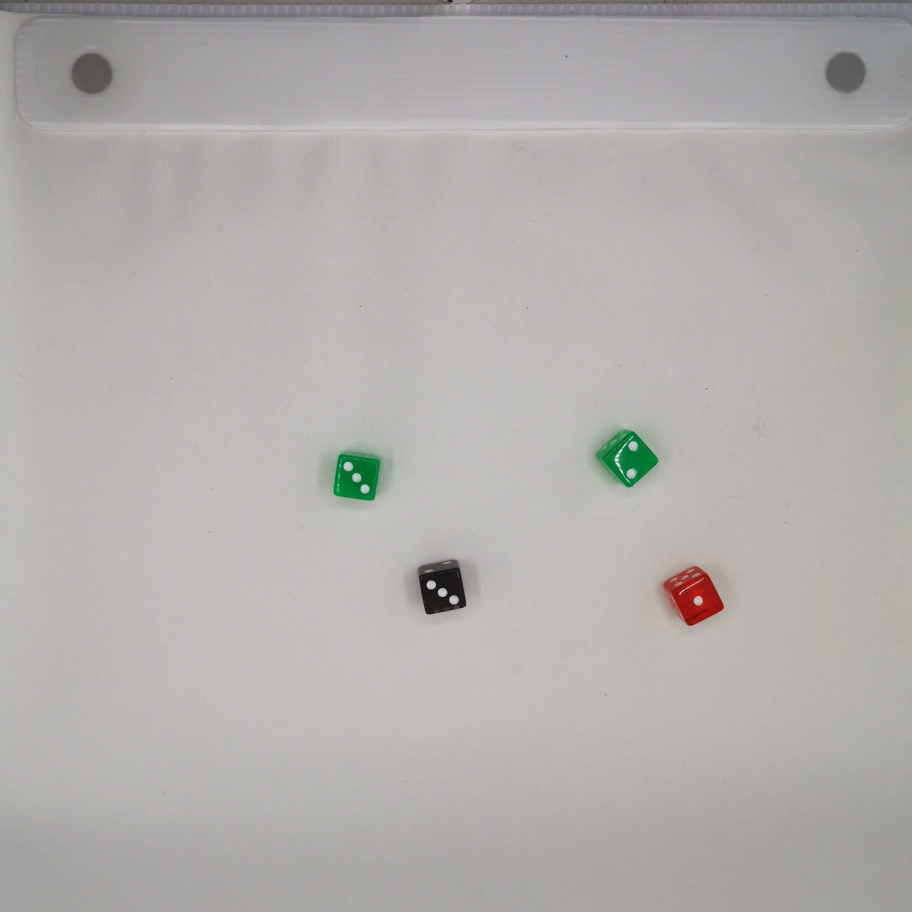
#> input picture ExU2/img/IMG_20191209_100625.jpg, 2736 x 2736 px (shown at 1/3 size)
$ jupyter execute etiquetado.ipynb   (shell and % lines are left out)   (older library calls are emulated)
#> lines starting #> are read from the running program, lines starting #| are printed output that depends on the picture; after the words box and inside, x2 and y2 are one past the last pixel; in counts of white or black regions, pixels touching at a corner belong together
# Etiquetado de Componentes Conexos

[cell 1]
import cv2
import numpy as np

[cell 2]
# Leer imagen en gris
imagen = cv2.imread("img/IMG_20191209_100625.jpg", cv2.IMREAD_GRAYSCALE)
imagen_color = cv2.cvtColor(imagen, cv2.COLOR_GRAY2BGR)

# =========================
# 1. BINARIZACIÓN
# =========================

_, imagen_bin = cv2.threshold(imagen, 0, 255, cv2.THRESH_BINARY_INV + cv2.THRESH_OTSU)
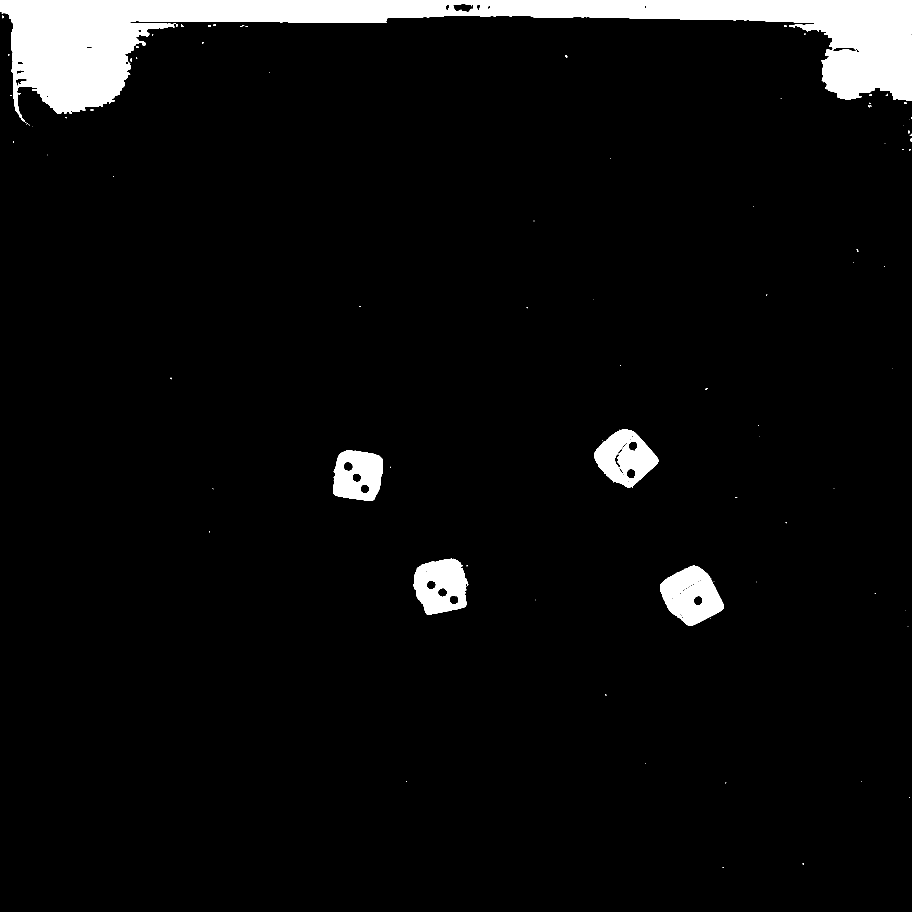
#> imagen_bin: shape (2736, 2736) (shown at 1/3 size); 5.2% white; 106 white regions (84 under 20 px), largest, box (x1, y1, x2, y2) and area: (0, 0, 2736, 365) 307436, (1980, 1697, 2172, 1878) 21595, (1241, 1676, 1405, 1844) 19488

# =========================
# 2. LIMPIEZA
# =========================
kernel = np.ones((3,3), np.uint8)
imagen_bin = cv2.morphologyEx(imagen_bin, cv2.MORPH_CLOSE, kernel)
#> imagen_bin: shape (2736, 2736); 5.2% white; 87 white regions (65 under 20 px), largest, box (x1, y1, x2, y2) and area: (0, 0, 2736, 365) 308226, (1980, 1697, 2172, 1878) 22048, (1783, 1288, 1975, 1463) 19636
imagen_bin = cv2.morphologyEx(imagen_bin, cv2.MORPH_OPEN, kernel)
#> imagen_bin: shape (2736, 2736); 5.2% white; 31 white regions (11 under 20 px), largest, box (x1, y1, x2, y2) and area: (0, 0, 2736, 365) 308100, (1980, 1697, 2172, 1878) 22047, (1783, 1288, 1975, 1463) 19619


cv2.imshow("Bin", imagen_bin)
cv2.waitKey(0)

[cell 3]
# Etiquetar componentes (dados)
num_labels, labels, stats, centroids = cv2.connectedComponentsWithStats(imagen_bin, 8, cv2.CV_32S)
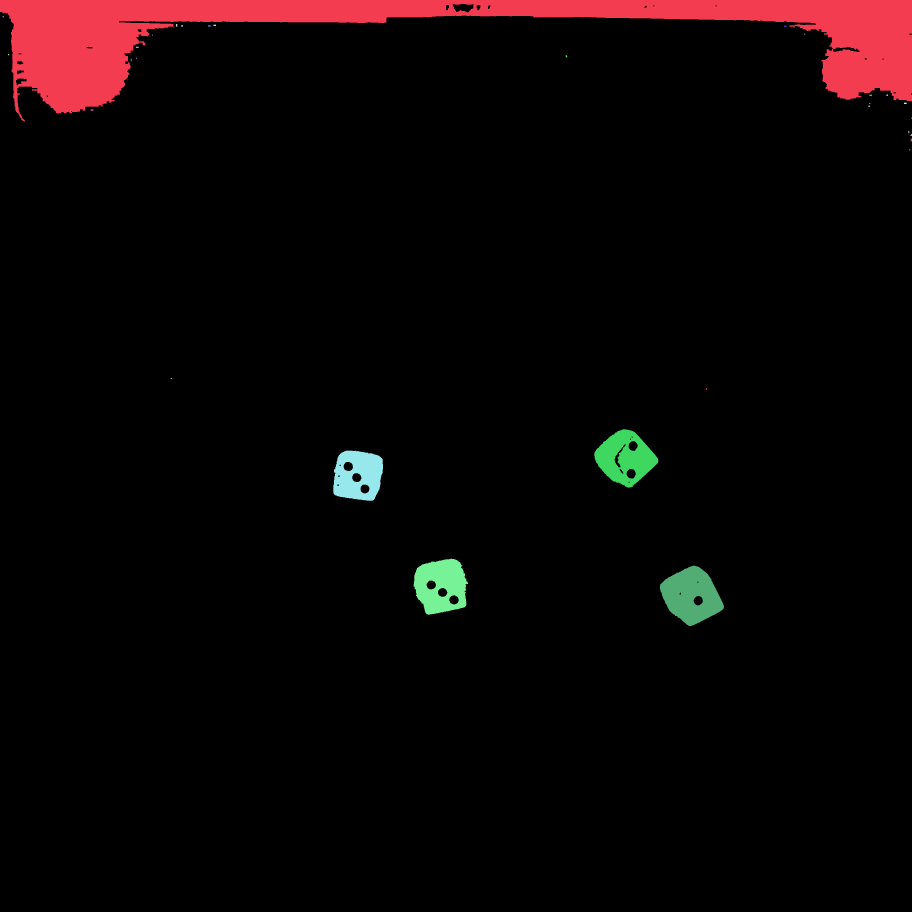
#> labels: shape (2736, 2736) int32 (shown at 1/3 size); 32 distinct labels, from 0 to 31; one colour per label, 0 black
#> num_labels = 32; stats = 32 rows, first 6: [0, 12, 2736, 2724, 7098716], [0, 0, 2736, 365, 308100], [8, 48, 3, 4, 12], [528, 72, 4, 8, 32], [544, 75, 5, 5, 22], [640, 74, 8, 4, 32]; centroids = 32 pairs, first value 9 to 2734.5, second value 49.5 to 1786.5

[cell 4]
contador_dados = 0

for i in range(1, num_labels):
    x = stats[i, cv2.CC_STAT_LEFT]
    y = stats[i, cv2.CC_STAT_TOP]
    w = stats[i, cv2.CC_STAT_WIDTH]
    h = stats[i, cv2.CC_STAT_HEIGHT]
    area = stats[i, cv2.CC_STAT_AREA]

    # Filtrar dados (grandes)
    if 3000 < area < 30000:
        contador_dados += 1

        roi = imagen[y:y+h, x:x+w]

        # =========================
        # 4. DETECTAR PUNTOS
        # =========================

        # binarizar ROI
        _, roi_bin = cv2.threshold(roi, 120, 255, cv2.THRESH_BINARY_INV)
        # [5 lines of commented-out code are left out]
        n_labels, _, stats_p, _ = cv2.connectedComponentsWithStats(roi_bin, 8)

        puntos = 0

        for j in range(1, n_labels):
            area_p = stats_p[j, cv2.CC_STAT_AREA]

            # filtrar puntos (pequeños)
            if 1 < area_p < 100:
                puntos += 1

        # Dibujar
        cv2.rectangle(imagen_color, (x,y), (x+w,y+h), (0,255,0), 2)
        cv2.putText(imagen_color, str(puntos), (x, y-10),
                    cv2.FONT_HERSHEY_SIMPLEX, 0.8, (0,255,0), 2)
#> this loop made 31 passes
#> (x, y, w, h, area, n_labels, stats_p) on pass 30: (1241, 1676, 163, 168, 19563, 2, [[0, 0, 163, 168, 10718], [13, 3, 145, 164, 16666]])
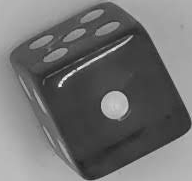
#> roi: shape (181, 192); min 23, max 249, mean 112.6
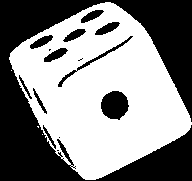
#> roi_bin: shape (181, 192); 53.7% white; 15 black regions (4 under 20 px), largest, box (x1, y1, x2, y2) and area: (0, 0, 192, 181) 14212, (101, 91, 129, 120) 612, (58, 36, 133, 87) 257
#> after the loop, contador_dados = 4


print("Número de dados:", contador_dados)
#| Número de dados: 4

# =========================
# MOSTRAR
# =========================
bin_color = cv2.cvtColor(imagen_bin, cv2.COLOR_GRAY2BGR)
resultado = np.hstack((imagen_color, bin_color))
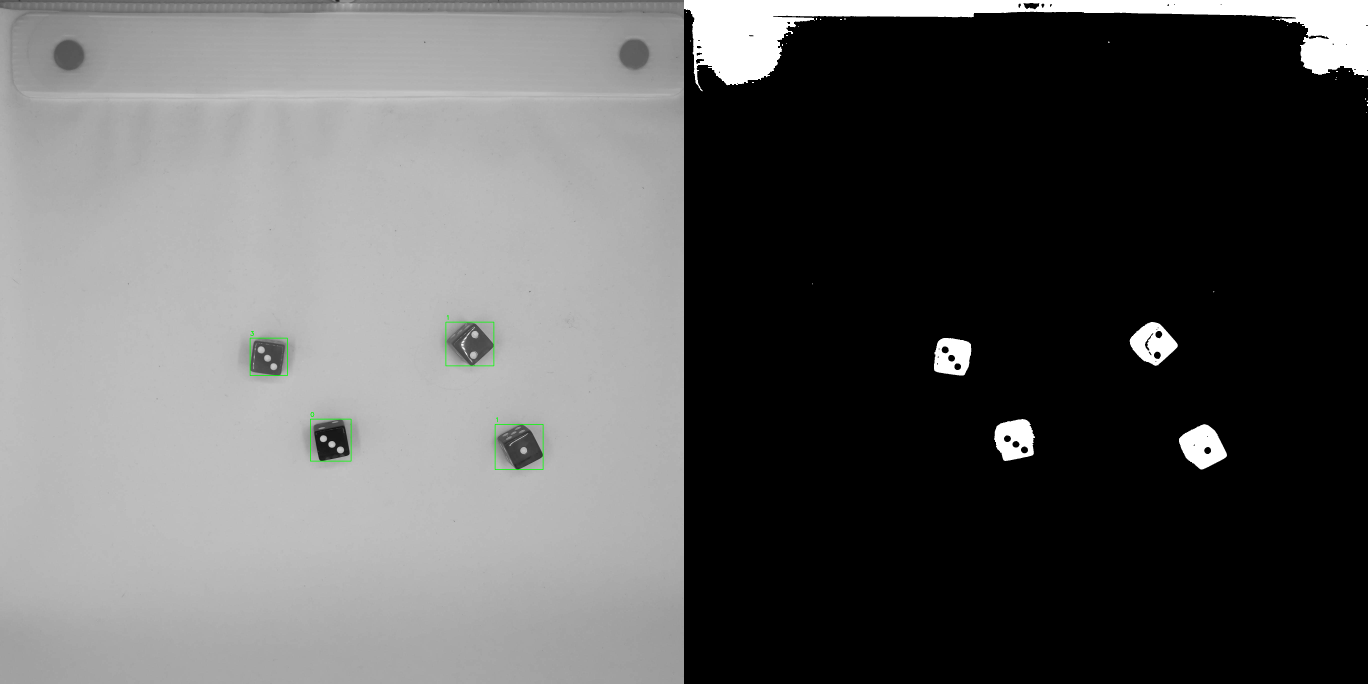
#> resultado: shape (2736, 5472, 3) (shown at 1/4 size); mean B, G, R 94.4, 94.6, 94.4

cv2.namedWindow("Resultado", cv2.WINDOW_NORMAL)
cv2.imshow("Resultado", imagen_color)
cv2.waitKey(0)
cv2.destroyAllWindows()

$ run again, with ExU2/img/IMG_20191209_100614.jpg copied over ExU2/img/IMG_20191209_100625.jpg
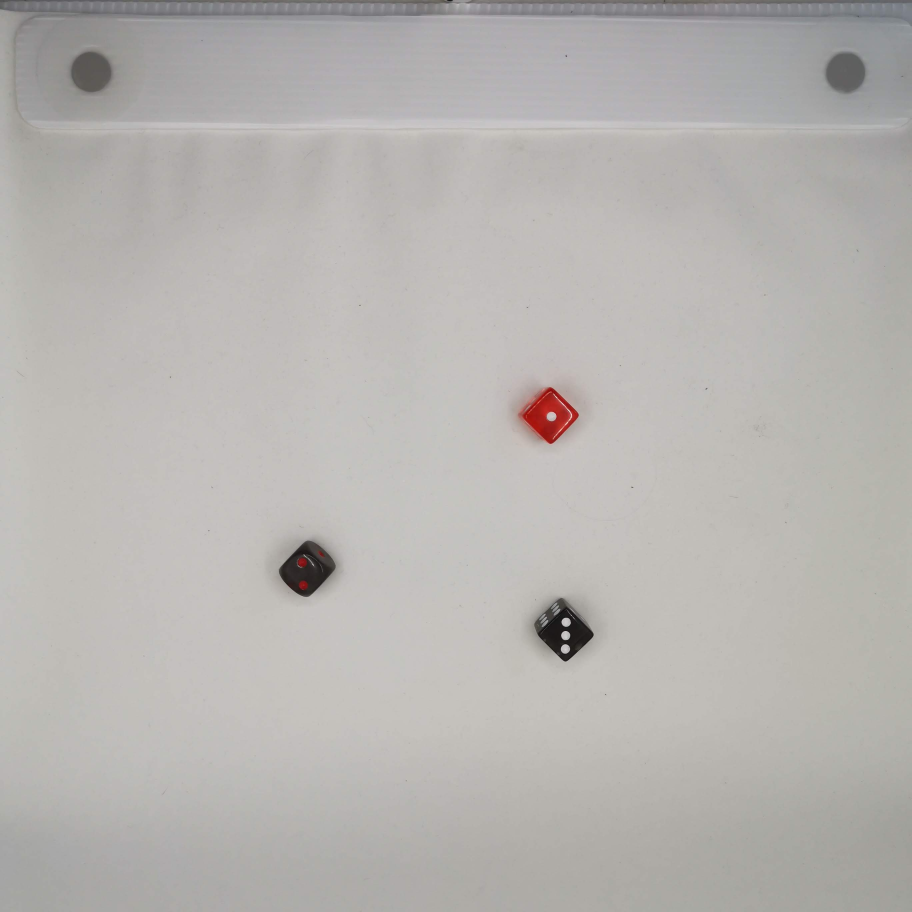
#> input picture ExU2/img/IMG_20191209_100614.jpg, 2736 x 2736 px (shown at 1/3 size)
#> labels: shape (2736, 2736) int32; 21 distinct labels, from 0 to 20
#> num_labels = 21; stats = 21 rows, first 6: [0, 9, 2736, 2727, 7128810], [0, 0, 2736, 360, 296163], [16, 40, 4, 8, 32], [5, 45, 3, 3, 9], [724, 69, 4, 3, 12], [2448, 100, 8, 4, 32]; centroids = 21 rows, first 8: [1370, 1418.1], [1297, 98.62], [17.5, 43.5], [6, 46], [725.5, 70], [2451.5, 101.5], [417.5, 123.5], [606, 121.5]
#> the loop `for i in range(1, num_labels):` made 20 passes
#> (x, y, w, h, area, n_labels) on passes 16, 19, 20: (1552, 1161, 184, 171, 18877, 13), (836, 1618, 178, 173, 20270, 3), (1594, 1792, 187, 193, 20970, 4)
#> after the loop `for i in range(1, num_labels):`:
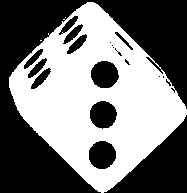
#> roi_bin: shape (193, 187); 47.4% white; 3 white regions (2 under 20 px), largest, box (x1, y1, x2, y2) and area: (9, 2, 187, 193) 17090
#> after the loop `for i in range(1, num_labels):`: contador_dados = 3
#| Número de dados: 3
#> bin_color: shape (2736, 2736, 3); 4.8% white; 20 white regions (8 under 20 px), largest, box (x1, y1, x2, y2) and area: (0, 0, 2736, 360) 296163, (1594, 1792, 1781, 1985) 20970, (836, 1618, 1014, 1791) 20270
#> `resultado = np.hstack((imagen_color, bin_color))`:
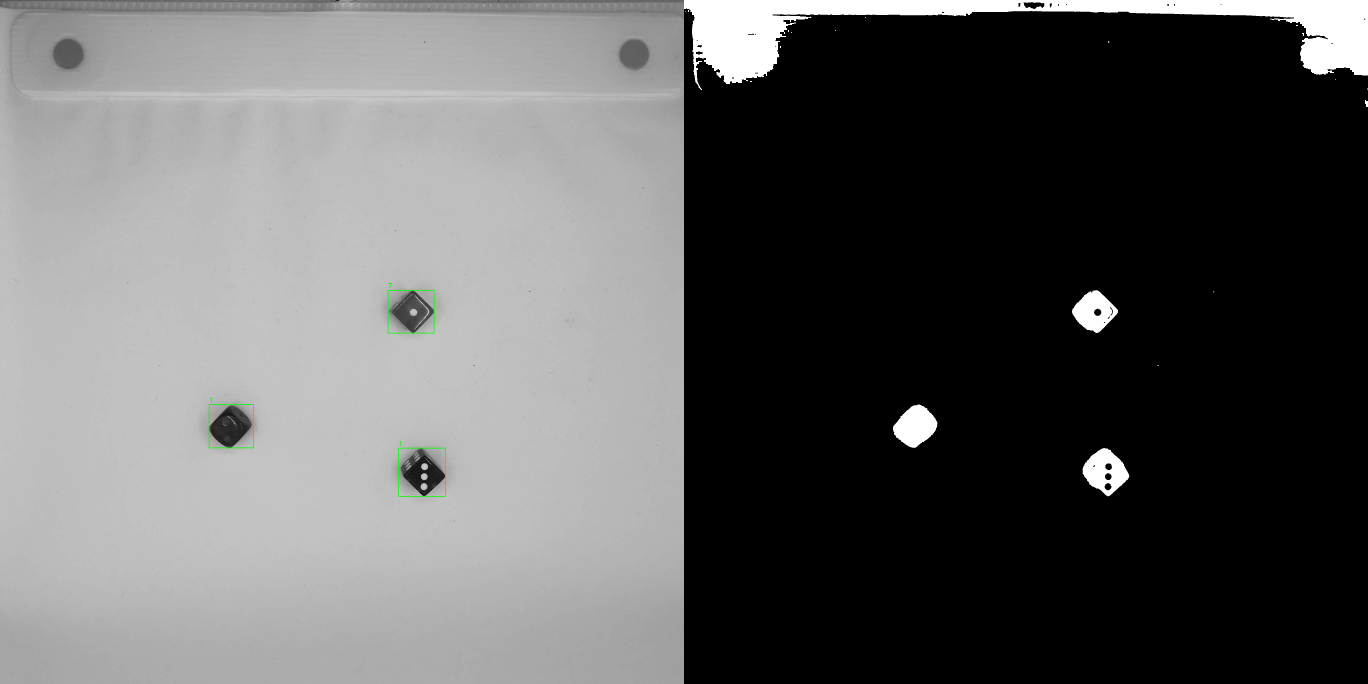
#> resultado: shape (2736, 5472, 3) (shown at 1/4 size); mean B, G, R 96.1, 96.2, 96.1

$ run again, with ExU2/img/IMG_20191209_100620.jpg copied over ExU2/img/IMG_20191209_100625.jpg
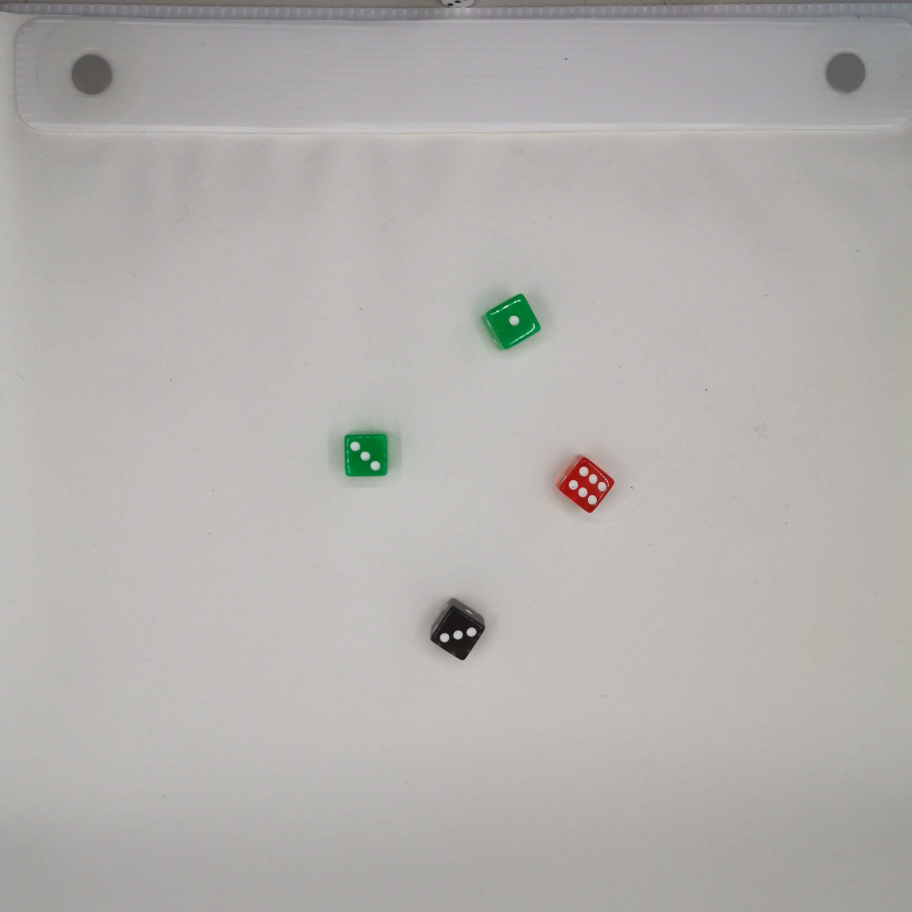
#> input picture ExU2/img/IMG_20191209_100620.jpg, 2736 x 2736 px (shown at 1/3 size)
#> labels: shape (2736, 2736) int32; 23 distinct labels, from 0 to 22
#> num_labels = 23; stats = 23 rows, first 6: [0, 22, 2736, 2714, 7086566], [0, 0, 2736, 366, 326362], [5, 52, 5, 7, 30], [2336, 75, 8, 3, 24], [2348, 75, 12, 4, 39], [536, 78, 23, 10, 151]; centroids = 23 rows, first 8: [1371.6, 1425.5], [1265, 99.83], [6.83, 55.07], [2339.5, 76], [2353.2, 76.15], [548.1, 81.83], [594.2, 79.73], [730.6, 83.07]
#> the loop `for i in range(1, num_labels):` made 22 passes
#> (x, y, w, h, area, n_labels, stats_p) on pass 22: (1288, 1793, 169, 188, 20099, 2, [[0, 0, 169, 188, 14162], [3, 1, 165, 187, 17610]])
#> after the loop `for i in range(1, num_labels):`:
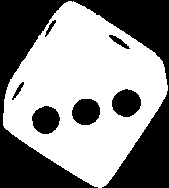
#> roi_bin: shape (188, 169); 55.4% white; 7 black regions, largest, box (x1, y1, x2, y2) and area: (0, 0, 169, 188) 12144, (112, 89, 141, 117) 617, (32, 106, 60, 134) 596
#> after the loop `for i in range(1, num_labels):`: contador_dados = 4
#| Número de dados: 4
#> bin_color: shape (2736, 2736, 3); 5.3% white; 22 white regions (6 under 20 px), largest, box (x1, y1, x2, y2) and area: (0, 0, 2736, 366) 326362, (1288, 1793, 1457, 1981) 20099, (1438, 881, 1622, 1052) 19141
#> `resultado = np.hstack((imagen_color, bin_color))`:
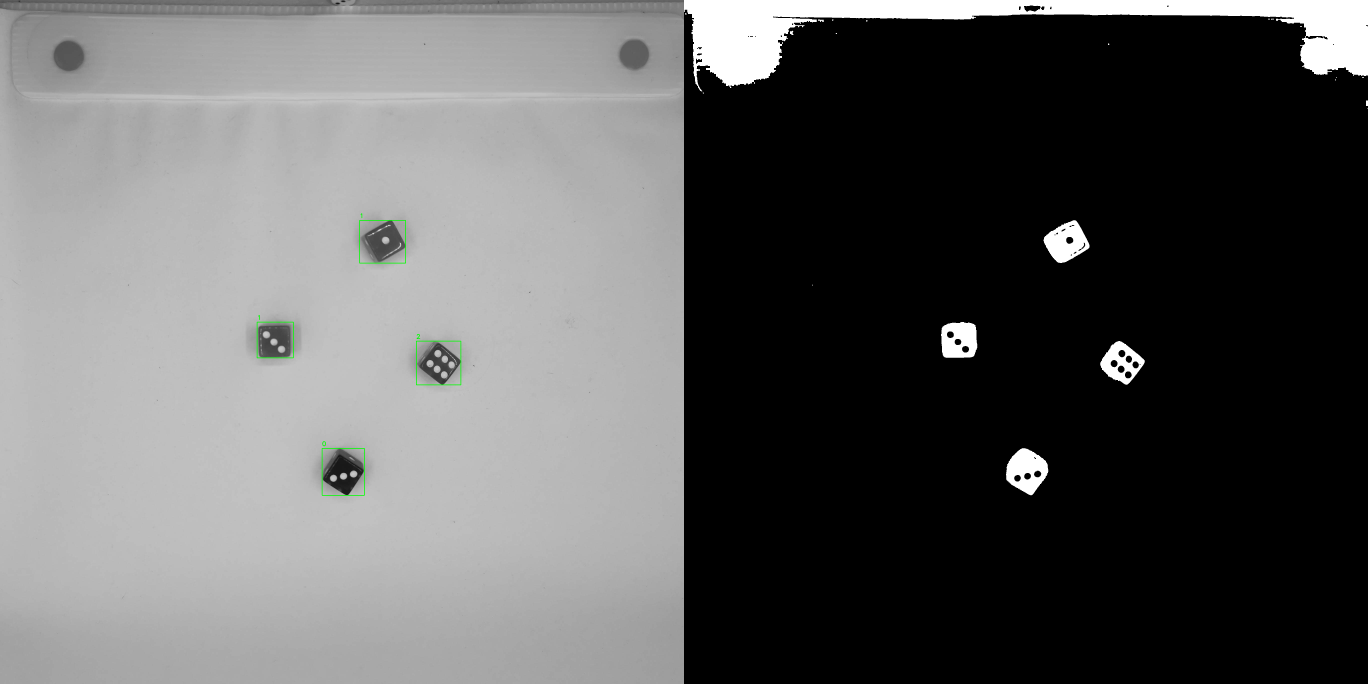
#> resultado: shape (2736, 5472, 3) (shown at 1/4 size); mean B, G, R 95.1, 95.2, 95.1
